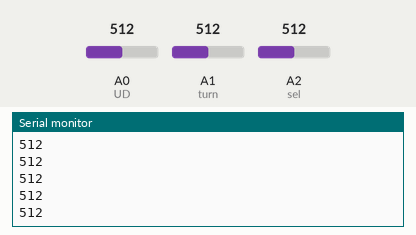
A sketch run on a simulated Arduino Uno, built with avr-gcc and run on an emulated ATmega328P. Shown: the last lines printed to the serial monitor. The inputs (shaded band) are chosen by the test bench; at power-on: A0 (UD) = 512, A1 (turn) = 512, A2 (sel) = 512.

Above: at 1.3 s.
1.4 s: A0 (UD) set to 716
At 1.81 s:
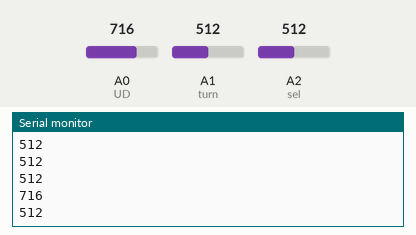
2.9 s: A1 (turn) set to 306
At 3.32 s:
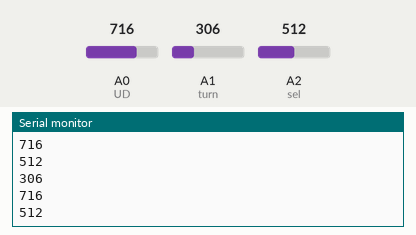
4.4 s: A2 (sel) set to 900
At 4.82 s:
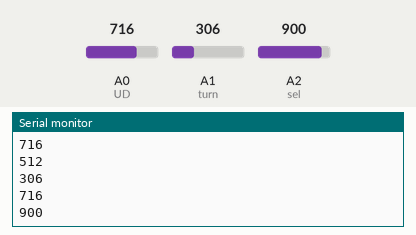
5.9 s: A2 (sel) set to 1023
At 6.32 s:
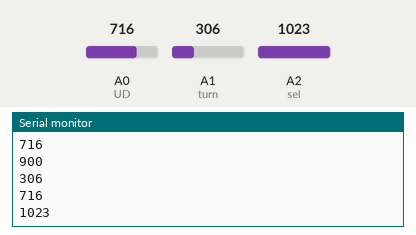
7.4 s: A1 (turn) set to 122
At 7.82 s:
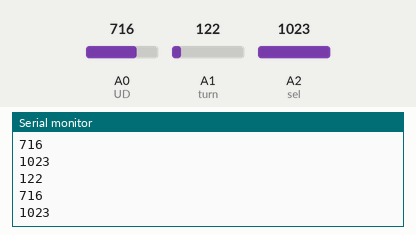
8.9 s: A0 (UD) set to 511
At 9.33 s:
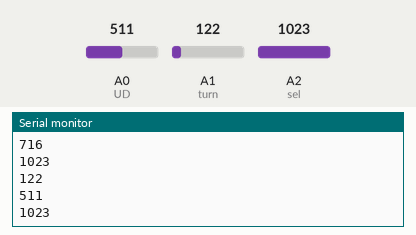
Timing chart, 0 to 11.4 s (numbered marks = the images above; inputs shaded):
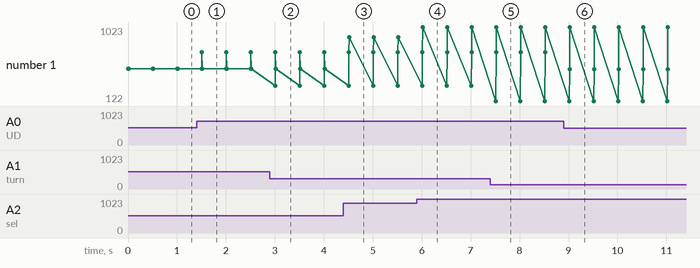

Measured:
- after the input at 1.4 s, the serial monitor: prints a new line after 0.11 s (image 1)
- after the input at 2.9 s, the serial monitor: prints a new line after 0.11 s (image 2)
- after the input at 4.4 s, the serial monitor: prints a new line after 0.12 s (image 3)
- after the input at 5.9 s, the serial monitor: prints a new line after 0.12 s (image 4)
- after the input at 7.4 s, the serial monitor: prints a new line after 0.11 s (image 5)
- after the input at 8.9 s, the serial monitor: prints a new line after 0.12 s (image 6)
- plotted number 1: 512 → 900 after the input at 4.4 s, 900 → 1023 after the input at 5.9 s

The sketch:

Joystick_Code.ino
```cpp
// Pin Varibles for Joystick

const int turn = A1; //Y
const int UD = A0; //X
const int sel = A2; //Sel

void setup() {
// put your setup code here, to run once:
pinMode(turn,INPUT);
pinMode(UD,INPUT);
pinMode(sel,INPUT);
Serial.begin(9600);

}
void loop() {

int Chkturn = analogRead(turn); //1023=Left, 521=neutral,0=Right
int ChkUD = analogRead(UD);//1023=UP, 521=neutral, 0=Down
int Chksel = analogRead(sel);//489=unpressed, 0 pressed.

Serial.println(Chkturn);
Serial.println(ChkUD);
Serial.println(Chksel);
Serial.println();
delay(500);
}
```
